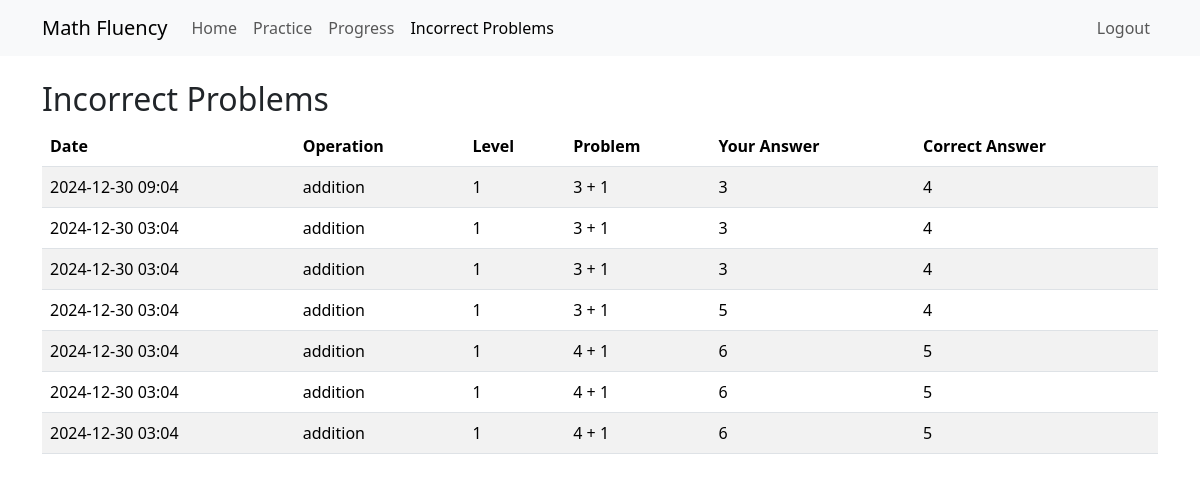
Before: /incorrect_problems (signed in) with the older database file.
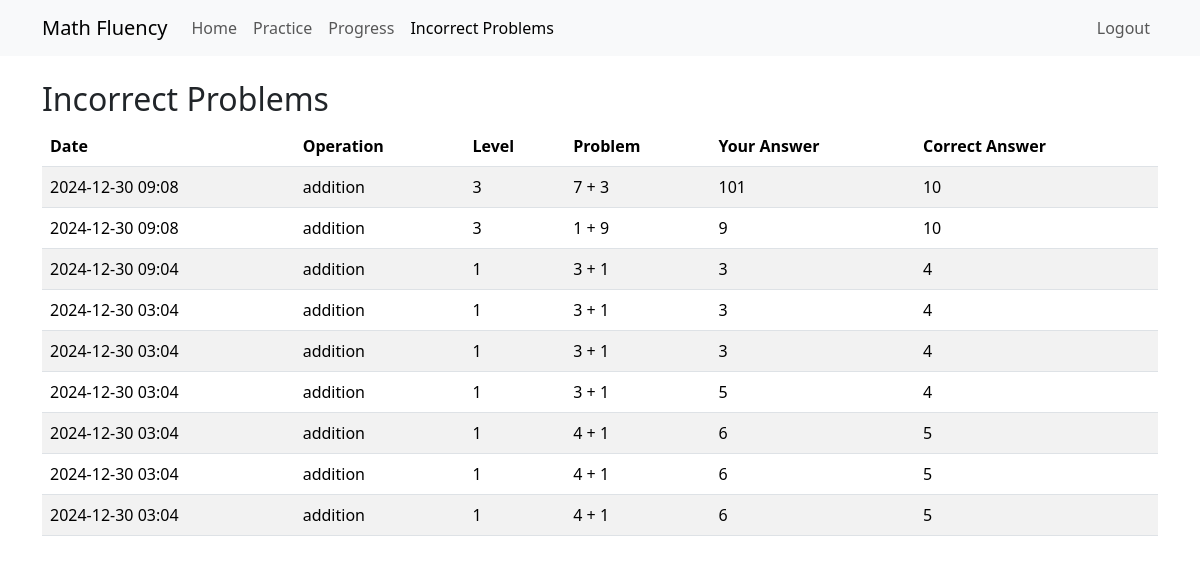
After: the same page with the newer database file.
### models/practice_attempt.py (models this page shows, shortened)
class PracticeAttempt(db.Model):
    __tablename__ = 'practice_attempt'
    MASTERY_THRESHOLD = 0.8  # 80% accuracy for mastery
    MIN_ATTEMPTS = 3  # Minimum attempts before considering mastery
    LEARNING_THRESHOLD = 0.6  # 60% accuracy for learning status
    id = db.Column(db.Integer, primary_key=True)
    user_id = db.Column(db.Integer, db.ForeignKey('user.id'), nullable=False)
    operation = db.Column(db.String(20), nullable=False)  # 'addition' or 'multiplication'
    level = db.Column(db.Integer, nullable=False)
    problem = db.Column(db.String(50), nullable=False)  # Full problem string (e.g., "5 × 8")
    user_answer = db.Column(db.Integer, nullable=False)
    correct_answer = db.Column(db.Integer, nullable=False)
    is_correct = db.Column(db.Boolean, nullable=False)
    time_taken = db.Column(db.Float)  # in seconds
    created_at = db.Column(db.DateTime, default=datetime.utcnow)
    user = db.relationship('User', backref=db.backref('practice_attempts', lazy=True))

### app.py (the view)
@app.route('/incorrect_problems')
@login_required
def incorrect_problems():
    incorrect_attempts = PracticeAttempt.query.filter_by(
        user_id=current_user.id,
        is_correct=False
    ).order_by(PracticeAttempt.created_at.desc()).all()
    return render_template('incorrect_problems.html', attempts=incorrect_attempts)

### app.py (called while the page is built)
@login_manager.user_loader
def load_user(user_id):
    return User.query.get(int(user_id))

### templates/incorrect_problems.html
{% extends "base.html" %}
{% block content %}
<div class="container mt-4">
    <h2>Incorrect Problems</h2>
    {% if attempts %}
    <div class="table-responsive">
        <table class="table table-striped">
            <thead>
                <tr>
                    <th>Date</th>
                    <th>Operation</th>
                    <th>Level</th>
                    <th>Problem</th>
                    <th>Your Answer</th>
                    <th>Correct Answer</th>
                </tr>
            </thead>
            <tbody>
                {% for attempt in attempts %}
                <tr>
                    <td>{{ attempt.created_at.strftime('%Y-%m-%d %H:%M') }}</td>
                    <td>{{ attempt.operation }}</td>
                    <td>{{ attempt.level }}</td>
                    <td>{{ attempt.problem }}</td>
                    <td>{{ attempt.user_answer }}</td>
                    <td>{{ attempt.correct_answer }}</td>
                </tr>
                {% endfor %}
            </tbody>
        </table>
    </div>
    {% else %}
    <div class="alert alert-info">
        No incorrect problems found. Keep up the good work!
    </div>
    {% endif %}
</div>
{% endblock %}

### templates/base.html (shortened to what this page needs)
<!DOCTYPE html>
<html lang="en">
<head>
    <link href="https://cdn.jsdelivr.net/npm/bootstrap@5.3.2/dist/css/bootstrap.min.css" rel="stylesheet">
</head>
<body>
    <nav class="navbar navbar-expand-lg navbar-light bg-light">
        <div class="container">
            <a class="navbar-brand" href="{{ url_for('home') }}">Math Fluency</a>
            <div class="collapse navbar-collapse" id="navbarNav">
                <ul class="navbar-nav">
                    <li class="nav-item">
                        <a class="nav-link {% if request.endpoint == 'home' %}active{% endif %}" href="{{ url_for('home') }}">Home</a>
                    </li>
                    <li class="nav-item">
                        <a class="nav-link {% if request.endpoint == 'practice' %}active{% endif %}" href="{{ url_for('practice') }}">Practice</a>
                    </li>
                    <li class="nav-item">
                        <a class="nav-link {% if request.endpoint == 'progress' %}active{% endif %}" href="{{ url_for('progress') }}">Progress</a>
                    </li>
                    <li class="nav-item">
                        <a class="nav-link {% if request.endpoint == 'incorrect_problems' %}active{% endif %}" href="{{ url_for('incorrect_problems') }}">Incorrect Problems</a>
                    </li>
                </ul>
                <ul class="navbar-nav ms-auto">
                    {% if current_user.is_authenticated %}
                    <li class="nav-item">
                        <a class="nav-link" href="{{ url_for('logout') }}">Logout</a>
                    </li>
                    {% endif %}
                </ul>
            </div>
        </div>
    </nav>
    {% block content %}{% endblock %}
</body>
</html>

Changed rows visible on the page:
added PracticeAttempt: created_at "2024-12-30 09:08", operation "addition", level "3", problem "7 + 3", user_answer "101", correct_answer "10"
added PracticeAttempt: created_at "2024-12-30 09:08", operation "addition", level "3", problem "1 + 9", user_answer "9", correct_answer "10"
